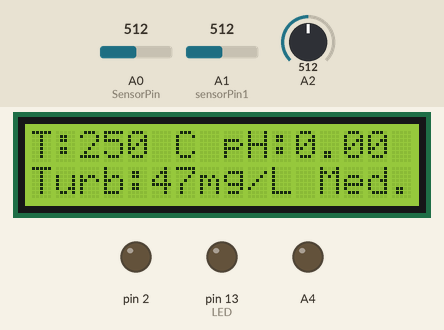
This sketch was run on a simulated Arduino Uno, built with avr-gcc and run on an emulated ATmega328P. Parts: 16×2 character LCD, output pins drawn as LEDs (lit = HIGH). Inputs (shaded band) come from the test bench; at power-on: A1 (sensorPin1) = 512, A0 (SensorPin) = 512, A2 = 512. The modem accepts every AT command (registered, SIM ready, sends succeed) and sends nothing else; what the sketch prints to the serial monitor is not drawn.

Above: at 2.7 s.
2.8 s: A1 (sensorPin1) set to 611
At 5.1 s:
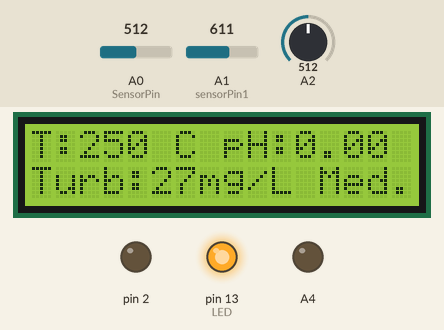
8.2 s: A1 (sensorPin1) set to 628
At 11.8 s:
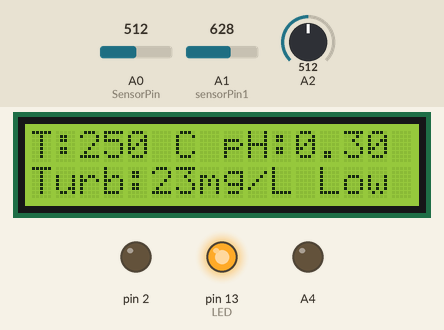
12.0 s: A1 (sensorPin1) set to 140
At 15.0 s:
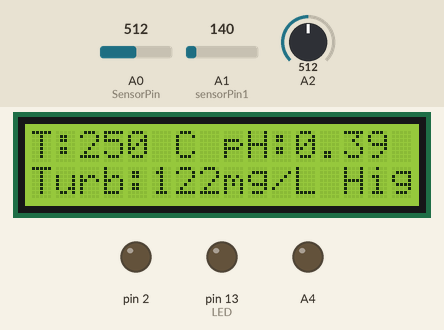
18.5 s: A1 (sensorPin1) set to 6
At 21.1 s:
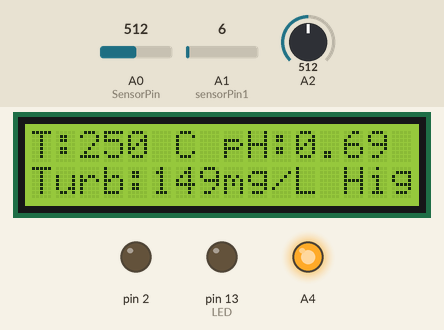
21.9 s: A1 (sensorPin1) set to 3
At 26.0 s:
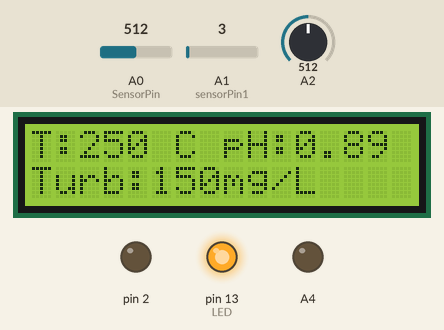
Timing chart, 0 to 29.9 s (numbered marks = the images above; inputs shaded):
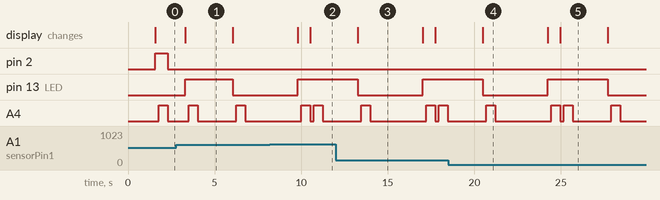

Measured:
- the behaviour switches between 621 and 622 on A1 (sensorPin1) (found by bisection; images 1 and 2)
- the behaviour switches between 5 and 4 on A1 (sensorPin1) (found by bisection; images 4 and 5)
- after the input at 2.8 s, the display: changes after 0.51 s (image 1)
- after the input at 8.2 s, the display: first changes after 1.6 s (image 2 shows a later state)
- after the input at 12.0 s, the display: changes after 1.3 s (image 3)
- after the input at 18.5 s, the display: changes after 2.0 s (image 4)
- after the input at 21.9 s, the display: first changes after 2.3 s (image 5 shows a later state)

The sketch:

project.ino
```cpp
#include <SoftwareSerial.h>
// include the library code:
int m;

int n;
int tp;
char buf1[16];
char buf2[16];
char buf3[16];
char buf4[16];
int s=0;
int s1=0;
long t=0;
long t1=0;
long t3=0;
String strt1;
String strt2;
String strt3;
String strt4;
// replace with your channel's thingspeak API key
String apiKey = "PQVB3AN7RE8NKRQZ";
#include <LiquidCrystal.h>
long t2=0;
// initialize the library by associating any needed LCD interface pin
// with the arduino pin number it is connected to
const int rs = 7, en = 8, d4 = 9, d5 = 10, d6 = 11, d7 = 12;
LiquidCrystal lcd(rs, en, d4, d5, d6, d7);


SoftwareSerial ser(5, 6); // RX, TX
#define SensorPin A0            //pH meter Analog output to Arduino Analog Input 0
#define Offset 0.00            //deviation compensate
#define LED 13
#define samplingInterval 20
#define printInterval 800
#define ArrayLenth  40    //times of collection
int pHArray[ArrayLenth];   //Store the average value of the sensor feedback
int pHArrayIndex=0;
int sensorPin1 = A1;
float volt;


// this runs once
void setup() {
   pinMode(LED,OUTPUT);
  // initialize the digital pin as an output.
  lcd.begin(16, 2);
  // Print a message to the LCD.

   pinMode(A4, OUTPUT);
   digitalWrite(A4, LOW);
analogReference(DEFAULT);
  // enable debug serial
  Serial.begin(9600);
  // enable software serial
  ser.begin(115200);
  // reset ESP8266
  ser.println("AT+RST");
   delay(500);
  ser.println("AT+CWMODE=3");
   delay(500);
  ser.println("AT+CWJAP=\"project\",\"12345678\"");//to change wifi
  delay(500);

 pinMode(2, OUTPUT);
 digitalWrite(2, HIGH);

}


// the loop
void loop() {


static unsigned long samplingTime = millis();
  static unsigned long printTime = millis();
  static float pHValue,voltage;
  if(millis()-samplingTime > samplingInterval)
  {
      pHArray[pHArrayIndex++]=analogRead(SensorPin);
      if(pHArrayIndex==ArrayLenth)pHArrayIndex=0;
      voltage = avergearray(pHArray, ArrayLenth)*5.0/1024;
      pHValue = 1.5*voltage+Offset;
      samplingTime=millis();
  }
  if(millis() - printTime > printInterval)   //Every 800 milliseconds, print a numerical, convert the state of the LED indicator
  {
 // Serial.print("Voltage:");
      //  Serial.print(voltage,2);
     //   Serial.print("    pH value: ");
 // Serial.println(pHValue,2);
        digitalWrite(LED,digitalRead(LED)^1);
        printTime=millis();
  }

        int sensorValue = analogRead(sensorPin1);
        int turbidity = map(sensorValue, 0,740, 150, 0);

  tp=analogRead(A2)*0.49;
   lcd.clear();

   lcd.setCursor(0,0);
   lcd.print("T:");

   lcd.print(tp);
    lcd.print(" C ");
   lcd.setCursor(8,0);
   lcd.print("pH:");

   lcd.print(pHValue,2);
   lcd.print("    ");
     lcd.setCursor(0,1);
    lcd.print("Turb:");
    lcd.print(turbidity);
    lcd.print("mg/L ");
if(turbidity<25){
  lcd.print("Low");
  }else if (turbidity<100)
  {lcd.print("Med.");}
  else if(turbidity<150)
  {lcd.print("High");}
    delay(10);
   delay(200);
  //pHValue= random(7,8);
n = pHValue*100; //ph
if(pHValue>8 || pHValue<6 || turbidity>70 || tp>32||tp<25)
{
  digitalWrite(A4, HIGH);
  delay(500);
  digitalWrite(A4, LOW);
}
if(turbidity>70 || tp>32||tp<25)
{
  digitalWrite(2, LOW); //relay
}
else
{
  digitalWrite(2, HIGH);
}

strt2 = dtostrf(n, 4, 1, buf2);
strt3 = dtostrf(tp, 4, 1, buf3);
strt4 = dtostrf(turbidity*100, 4, 1, buf4);
// convert to string


  Serial.print(strt2);
  Serial.print(" ");
   Serial.print(strt3);
  Serial.print(" ");
  Serial.print(strt4);
  Serial.println(" ");


  if(millis() - t1>6000)
  {
    t1=millis();
  // TCP connection
  String cmd1 = "AT+CIPSTART=\"TCP\",\"";
  cmd1 += "184.106.153.149"; // api.thingspeak.com
  cmd1 += "\",80";
  ser.println(cmd1);

  if(ser.find("Error")){
    Serial.println("AT+CIPSTART error");
    return;
  }

  // prepare GET string
  String getStr1 = "GET /update?api_key=";
  getStr1 += apiKey;
  getStr1 +="&field1=";
  getStr1 += String(strt2);
  getStr1 += "\r\n\r\n";


  // send data length
  cmd1 = "AT+CIPSEND=";
  cmd1 += String(getStr1.length());
  ser.println(cmd1);


  if(ser.find(">")){
    ser.print(getStr1);
  }
   else{
    ser.println("AT+CIPCLOSE");
    // alert user
    Serial.println("AT+CIPCLOSE");
  }
  // thingspeak needs 15 sec delay between updates
 // delay(6000);
  }

  if(millis() - t2>3000)
  {
    t2=millis();
  // TCP connection
  String cmd2 = "AT+CIPSTART=\"TCP\",\"";
  cmd2 += "184.106.153.149"; // api.thingspeak.com
  cmd2 += "\",80";
  ser.println(cmd2);

  if(ser.find("Error")){
    Serial.println("AT+CIPSTART error");
    return;
  }

  // prepare GET string
  String getStr2 = "GET /update?api_key=";
  getStr2 += apiKey;
  getStr2 +="&field2=";
  getStr2 += String(strt3);
  getStr2 += "\r\n\r\n";


  // send data length
  cmd2 = "AT+CIPSEND=";
  cmd2 += String(getStr2.length());
  ser.println(cmd2);


  if(ser.find(">")){
    ser.print(getStr2);
  }
   else{
    ser.println("AT+CIPCLOSE");
    // alert user
    Serial.println("AT+CIPCLOSE");
  }
  // thingspeak needs 15 sec delay between updates
 // delay(6000);
  }
   if(millis() - t3>2000)
  {
    t3=millis();
  // TCP connection
  String cmd = "AT+CIPSTART=\"TCP\",\"";
  cmd += "184.106.153.149"; // api.thingspeak.com
  cmd += "\",80";
  ser.println(cmd);

  if(ser.find("Error")){
    Serial.println("AT+CIPSTART error");
    return;
  }

  // prepare GET string
  String getStr = "GET /update?api_key=";
  getStr += apiKey;
  getStr +="&field3=";
  getStr += String(strt4);
  getStr += "\r\n\r\n";


  // send data length
  cmd = "AT+CIPSEND=";
  cmd += String(getStr.length());
  ser.println(cmd);


  if(ser.find(">")){
    ser.print(getStr);
  }
   else{
    ser.println("AT+CIPCLOSE");
    // alert user
    Serial.println("AT+CIPCLOSE");
  }
  // thingspeak needs 15 sec delay between updates
 // delay(6000);
  }
}

double avergearray(int* arr, int number){
  int i;
  int max,min;
  double avg;
  long amount=0;
  if(number<=0){
    Serial.println("Error number for the array to avraging!/n");
    return 0;
  }
  if(number<5){   //less than 5, calculated directly statistics
    for(i=0;i<number;i++){
      amount+=arr[i];
    }
    avg = amount/number;
    return avg;
  }else{
    if(arr[0]<arr[1]){
      min = arr[0];max=arr[1];
    }
    else{
      min=arr[1];max=arr[0];
    }
    for(i=2;i<number;i++){
      if(arr[i]<min){
        amount+=min;        //arr<min
        min=arr[i];
      }else {
        if(arr[i]>max){
          amount+=max;    //arr>max
          max=arr[i];
        }else{
          amount+=arr[i]; //min<=arr<=max
        }
      }//if
    }//for
    avg = (double)amount/(number-2);
  }//if
  return avg;
}
int getMedianNum(int bArray[], int iFilterLen)
{
      int bTab[iFilterLen];
      for (byte i = 0; i<iFilterLen; i++)
    bTab[i] = bArray[i];
      int i, j, bTemp;
      for (j = 0; j < iFilterLen - 1; j++)
      {
    for (i = 0; i < iFilterLen - j - 1; i++)
          {
      if (bTab[i] > bTab[i + 1])
            {
    bTemp = bTab[i];
          bTab[i] = bTab[i + 1];
    bTab[i + 1] = bTemp;
       }
    }
      }
      if ((iFilterLen & 1) > 0)
  bTemp = bTab[(iFilterLen - 1) / 2];
      else
  bTemp = (bTab[iFilterLen / 2] + bTab[iFilterLen / 2 - 1]) / 2;
      return bTemp;
}
float round_to_dp( float in_value, int decimal_place )
{
  float multiplier = powf( 10.0f, decimal_place );
  in_value = roundf( in_value * multiplier ) / multiplier;
  return in_value;
}
```
